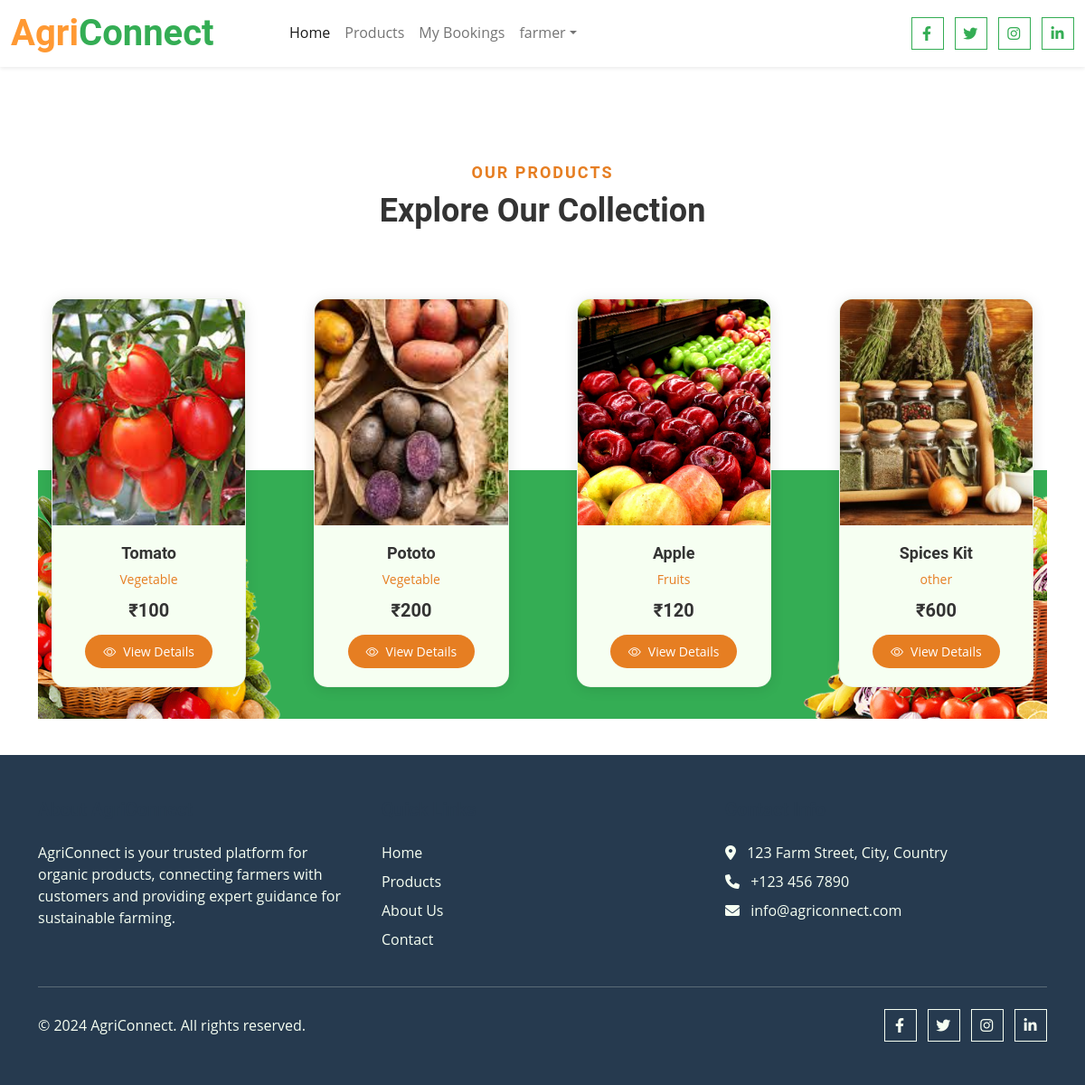
Page /Products/AllProducts (signed in) on the committed database.
### Products/models.py (models this page shows)
class ProductForCustomer(models.Model):
    options = (
    ("Fruits","Fruits"),
    ("Vegetable","Vegetable"),
    ("other","other")
    )
    Product_Name = models.CharField(max_length=244)
    Product_Category = models.CharField(max_length=255,choices=options)
    Product_price = models.IntegerField()
    Product_Discription = models.CharField(max_length=1000)
    Product_Stock = models.IntegerField()
    Product_Image = models.FileField(upload_to="Customer_products")
    user = models.ForeignKey(User,on_delete=models.CASCADE,null=True,blank=True)
    date = models.DateField(auto_now_add=True)
    status = models.BooleanField(default=False)

### Products/views.py (the view)
# urls.py: path("AllProducts",views.AllProducts,name="AllProducts"),
@login_required(login_url="SignIn")
def AllProducts(request):
    products = ProductForCustomer.objects.all()
    context = {
        "products":products
    }
    return render(request,"products.html",context)

### templates/products.html (shortened to what this page needs)
{% extends 'index.html' %}
{% block content %}
<div class="container products-container">
    <div class="section-title">
        <h6>Our Products</h6>
        <h3>Explore Our Collection</h3>
    </div>
    <div class="owl-carousel product-carousel">
        {% for prod in products %}
        <div class="product-card">
            <img class="product-image" src="{{prod.Product_Image.url}}" alt="{{prod.Product_Name}}">
            <div class="product-info">
                <h5 class="product-name">{{prod.Product_Name}}</h5>
                <p class="product-category">{{prod.Product_Category}}</p>
                <h4 class="product-price">₹{{prod.Product_price}}</h4>
                <a href="{%url 'ProductSingleViewCustomer' prod.id %}" class="btn-view">
                    <i class="bi bi-eye"></i> View Details
                </a>
            </div>
        </div>
        {% endfor %}
    </div>
</div>
{% endblock %}

### templates/index.html (shortened to what this page needs)
{% load static %}
<!DOCTYPE html>
<html lang="en">
<head>
    <link href="https://cdnjs.cloudflare.com/ajax/libs/font-awesome/6.0.0/css/all.min.css" rel="stylesheet">
    <link href="https://cdn.jsdelivr.net/npm/bootstrap-icons@1.8.1/font/bootstrap-icons.css" rel="stylesheet">
    <link href="{%static 'lib/owlcarousel/assets/owl.carousel.min.css' %}" rel="stylesheet">
    <link href="{%static 'css/bootstrap.min.css' %}" rel="stylesheet">
    <link href="{%static 'css/style.css' %}" rel="stylesheet">
</head>
<body>
    <header class="fixed-top">
        <div class="container-fluid bg-white shadow-sm">
            <div class="row py-2">
                <div class="col-lg-3 d-flex align-items-center">
                    <a href="{%url 'Index' %}" class="navbar-brand">
                        <h1 class="m-0 text-primary"><span class="text-secondary">Agri</span>Connect</h1>
                    </a>
                </div>
                <div class="col-lg-6">
                    <nav class="navbar navbar-expand-lg navbar-light justify-content-center">
                        <div class="collapse navbar-collapse" id="navbarCollapse">
                            <div class="navbar-nav">
                                <a href="{%url 'Index' %}" class="nav-item nav-link active">Home</a>
                                {% if request.user.is_authenticated %}
                                    <a href="{%url 'AllProducts' %}" class="nav-item nav-link">Products</a>
                                    <a href="{%url 'CustomerMybooking' %}" class="nav-item nav-link">My Bookings</a>
                                    <div class="nav-item dropdown">
                                        <a href="#" class="nav-link dropdown-toggle" data-bs-toggle="dropdown">{{request.user}}</a>
                                    </div>
                                {% endif %}
                            </div>
                        </div>
                    </nav>
                </div>
                <div class="col-lg-3 d-flex align-items-center justify-content-end">
                    <div class="social-links">
                        <a href="#" class="btn btn-outline-primary btn-square me-2"><i class="fab fa-facebook-f"></i></a>
                        <a href="#" class="btn btn-outline-primary btn-square me-2"><i class="fab fa-twitter"></i></a>
                        <a href="#" class="btn btn-outline-primary btn-square me-2"><i class="fab fa-instagram"></i></a>
                        <a href="#" class="btn btn-outline-primary btn-square"><i class="fab fa-linkedin-in"></i></a>
                    </div>
                </div>
            </div>
        </div>
    </header>
    {% block content %}{% endblock %}
    <footer class="bg-dark text-light py-5">
        <div class="container">
            <div class="row g-4">
                <div class="col-lg-4">
                    <h5 class="mb-4">About AgriConnect</h5>
                    <p class="mb-4">AgriConnect is your trusted platform for organic products, connecting farmers with customers and providing expert guidance for sustainable farming.</p>
                </div>
                <div class="col-lg-4">
                    <h5 class="mb-4">Quick Links</h5>
                    <ul class="list-unstyled">
                        <li class="mb-2"><a href="{%url 'Index' %}" class="text-light text-decoration-none">Home</a></li>
                        <li class="mb-2"><a href="{%url 'AllProducts' %}" class="text-light text-decoration-none">Products</a></li>
                        <li class="mb-2"><a href="#" class="text-light text-decoration-none">About Us</a></li>
                        <li class="mb-2"><a href="#" class="text-light text-decoration-none">Contact</a></li>
                    </ul>
                </div>
                <div class="col-lg-4">
                    <h5 class="mb-4">Contact Info</h5>
                    <ul class="list-unstyled">
                        <li class="mb-2"><i class="fas fa-map-marker-alt me-2"></i> 123 Farm Street, City, Country</li>
                        <li class="mb-2"><i class="fas fa-phone me-2"></i> +123 456 7890</li>
                        <li class="mb-2"><i class="fas fa-envelope me-2"></i> info@agriconnect.com</li>
                    </ul>
                </div>
            </div>
            <hr class="my-4">
            <div class="row align-items-center">
                <div class="col-md-6 text-center text-md-start">
                    <p class="mb-0">&copy; 2024 AgriConnect. All rights reserved.</p>
                </div>
                <div class="col-md-6 text-center text-md-end">
                    <div class="social-links">
                        <a href="#" class="btn btn-outline-light btn-square me-2"><i class="fab fa-facebook-f"></i></a>
                        <a href="#" class="btn btn-outline-light btn-square me-2"><i class="fab fa-twitter"></i></a>
                        <a href="#" class="btn btn-outline-light btn-square me-2"><i class="fab fa-instagram"></i></a>
                        <a href="#" class="btn btn-outline-light btn-square"><i class="fab fa-linkedin-in"></i></a>
                    </div>
                </div>
            </div>
        </div>
    </footer>
</body>
</html>

### static/css/style.css (style rules this page uses)
:root { --primary: #34AD54; --secondary: #FF9933; --light: #F6FFF2; --dark: #263A4F; }
.btn { font-family: 'Roboto', sans-serif; letter-spacing: 1px; font-weight: 700; transition: .5s; }
.btn-square { width: 36px; height: 36px; }
.btn-square, .btn-sm-square, .btn-lg-square { padding-left: 0; padding-right: 0; text-align: center; }
.product-carousel::after { position: absolute; content: ""; width: 100%; height: 55%; bottom: 0; left: 0; background: url(../img/bg-product-1.png) left bottom no-repeat, url(../img/bg-product-2.png) right bottom no-repeat; background-size: contain; background-color: var(--primary); z-index: -1; }
.section-title h6 { letter-spacing: 2px; margin-bottom: 1rem; }
.product-card { transition: all 0.3s ease; border: 1px solid rgba(0,0,0,0.05); background-color: var(--light) !important; }

### templates/index.html (style rules this page uses)
body { padding-top: 100px; }
.fixed-top { z-index: 1030; background: white; }

### templates/products.html (style rules this page uses)
.products-container { padding-top: 80px; padding-bottom: 40px; }
.section-title { text-align: center; margin-bottom: 40px; }
.section-title h6 { color: #e67e22; font-size: 18px; text-transform: uppercase; margin-bottom: 10px; }
.section-title h3 { color: #333; font-size: 36px; font-weight: 600; }
.product-card { background: white; border-radius: 15px; box-shadow: 0 2px 15px rgba(0,0,0,0.1); overflow: hidden; transition: all 0.3s ease; margin: 15px; }
.product-image { width: 100%; height: 250px; object-fit: cover; }
.product-info { padding: 20px; text-align: center; }
.product-name { color: #333; font-size: 18px; font-weight: 600; margin-bottom: 8px; }
.product-category { color: #e67e22; font-size: 14px; margin-bottom: 12px; }
.product-price { color: #333; font-size: 20px; font-weight: 600; margin-bottom: 15px; }
.btn-view { background: #e67e22; color: white; border: none; padding: 8px 20px; border-radius: 20px; font-size: 14px; transition: all 0.3s ease; text-decoration: none; display: inline-flex; align-items: center; gap: 8px; }
.owl-carousel { padding: 20px 0; }

### rows in the picture
ProductForCustomer: Product_Image (picture), Product_Name "Tomato", Product_Category "Vegetable", Product_price "100"
ProductForCustomer: Product_Image (picture), Product_Name "Pototo", Product_Category "Vegetable", Product_price "200"
ProductForCustomer: Product_Image (picture), Product_Name "Apple", Product_Category "Fruits", Product_price "120"
ProductForCustomer: Product_Image (picture), Product_Name "Spices Kit", Product_Category "other", Product_price "600"

### other values in the picture
{{ request.user }} "farmer"
